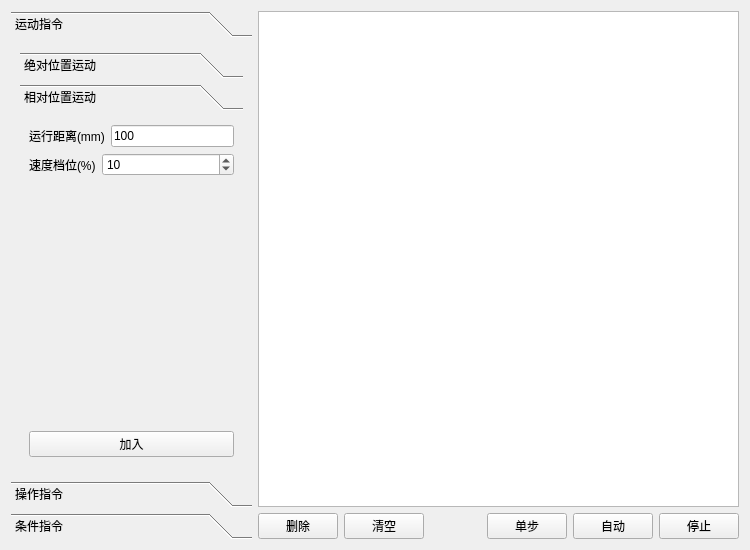
<?xml version="1.0" encoding="UTF-8"?>
<ui version="4.0">
 <class>Form</class>
 <widget class="QWidget" name="Form">
  <property name="geometry">
   <rect>
    <x>0</x>
    <y>0</y>
    <width>750</width>
    <height>550</height>
   </rect>
  </property>
  <property name="windowTitle">
   <string>Form</string>
  </property>
  <layout class="QHBoxLayout" name="horizontalLayout_6" stretch="1,2">
   <item>
    <widget class="QToolBox" name="parentToolBox">
     <property name="currentIndex">
      <number>0</number>
     </property>
     <widget class="QWidget" name="movePage">
      <property name="geometry">
       <rect>
        <x>0</x>
        <y>0</y>
        <width>242</width>
        <height>454</height>
       </rect>
      </property>
      <attribute name="label">
       <string>运动指令</string>
      </attribute>
      <layout class="QVBoxLayout" name="verticalLayout">
       <item>
        <widget class="QToolBox" name="moveToolBox">
         <property name="currentIndex">
          <number>1</number>
         </property>
         <widget class="QWidget" name="absPage">
          <property name="geometry">
           <rect>
            <x>0</x>
            <y>0</y>
            <width>224</width>
            <height>384</height>
           </rect>
          </property>
          <attribute name="label">
           <string>绝对位置运动</string>
          </attribute>
          <layout class="QVBoxLayout" name="verticalLayout_3">
           <item>
            <layout class="QVBoxLayout" name="verticalLayout_2">
             <item>
              <layout class="QHBoxLayout" name="horizontalLayout_3" stretch="0,1">
               <item>
                <widget class="QLabel" name="label">
                 <property name="text">
                  <string>运行距离(mm)</string>
                 </property>
                </widget>
               </item>
               <item>
                <widget class="QLineEdit" name="absMoveDistance">
                 <property name="text">
                  <string>100</string>
                 </property>
                </widget>
               </item>
              </layout>
             </item>
             <item>
              <layout class="QHBoxLayout" name="horizontalLayout_2" stretch="0,1">
               <item>
                <widget class="QLabel" name="label_2">
                 <property name="text">
                  <string>速度档位(%)</string>
                 </property>
                </widget>
               </item>
               <item>
                <widget class="QSpinBox" name="absRunSpd">
                 <property name="minimum">
                  <number>1</number>
                 </property>
                 <property name="maximum">
                  <number>100</number>
                 </property>
                 <property name="value">
                  <number>20</number>
                 </property>
                </widget>
               </item>
              </layout>
             </item>
            </layout>
           </item>
           <item>
            <spacer name="verticalSpacer">
             <property name="orientation">
              <enum>Qt::Vertical</enum>
             </property>
             <property name="sizeHint" stdset="0">
              <size>
               <width>20</width>
               <height>305</height>
              </size>
             </property>
            </spacer>
           </item>
           <item>
            <widget class="QPushButton" name="absAddBtn">
             <property name="text">
              <string>加入</string>
             </property>
            </widget>
           </item>
          </layout>
         </widget>
         <widget class="QWidget" name="relatPage">
          <property name="geometry">
           <rect>
            <x>0</x>
            <y>0</y>
            <width>224</width>
            <height>384</height>
           </rect>
          </property>
          <attribute name="label">
           <string>相对位置运动</string>
          </attribute>
          <layout class="QVBoxLayout" name="verticalLayout_4">
           <item>
            <layout class="QHBoxLayout" name="horizontalLayout_5" stretch="0,1">
             <item>
              <widget class="QLabel" name="label_4">
               <property name="text">
                <string>运行距离(mm)</string>
               </property>
              </widget>
             </item>
             <item>
              <widget class="QLineEdit" name="relMoveDistance">
               <property name="text">
                <string>100</string>
               </property>
              </widget>
             </item>
            </layout>
           </item>
           <item>
            <layout class="QHBoxLayout" name="horizontalLayout_4" stretch="0,1">
             <item>
              <widget class="QLabel" name="label_3">
               <property name="text">
                <string>速度档位(%)</string>
               </property>
              </widget>
             </item>
             <item>
              <widget class="QSpinBox" name="relRunSpd">
               <property name="minimum">
                <number>1</number>
               </property>
               <property name="maximum">
                <number>100</number>
               </property>
               <property name="singleStep">
                <number>1</number>
               </property>
               <property name="value">
                <number>10</number>
               </property>
              </widget>
             </item>
            </layout>
           </item>
           <item>
            <spacer name="verticalSpacer_2">
             <property name="orientation">
              <enum>Qt::Vertical</enum>
             </property>
             <property name="sizeHint" stdset="0">
              <size>
               <width>20</width>
               <height>307</height>
              </size>
             </property>
            </spacer>
           </item>
           <item>
            <widget class="QPushButton" name="relaAddBtn">
             <property name="text">
              <string>加入</string>
             </property>
            </widget>
           </item>
          </layout>
         </widget>
        </widget>
       </item>
      </layout>
     </widget>
     <widget class="QWidget" name="operatePage">
      <property name="geometry">
       <rect>
        <x>0</x>
        <y>0</y>
        <width>242</width>
        <height>454</height>
       </rect>
      </property>
      <attribute name="label">
       <string>操作指令</string>
      </attribute>
     </widget>
     <widget class="QWidget" name="conditionPage">
      <property name="geometry">
       <rect>
        <x>0</x>
        <y>0</y>
        <width>242</width>
        <height>454</height>
       </rect>
      </property>
      <attribute name="label">
       <string>条件指令</string>
      </attribute>
     </widget>
    </widget>
   </item>
   <item>
    <layout class="QVBoxLayout" name="verticalLayout_5">
     <item>
      <widget class="QTableView" name="tableView">
       <property name="mouseTracking">
        <bool>false</bool>
       </property>
       <property name="selectionBehavior">
        <enum>QAbstractItemView::SelectRows</enum>
       </property>
      </widget>
     </item>
     <item>
      <layout class="QHBoxLayout" name="horizontalLayout">
       <item>
        <widget class="QPushButton" name="deleteBtn">
         <property name="text">
          <string>删除</string>
         </property>
        </widget>
       </item>
       <item>
        <widget class="QPushButton" name="resetBtn">
         <property name="text">
          <string>清空</string>
         </property>
        </widget>
       </item>
       <item>
        <spacer name="horizontalSpacer">
         <property name="orientation">
          <enum>Qt::Horizontal</enum>
         </property>
         <property name="sizeHint" stdset="0">
          <size>
           <width>40</width>
           <height>20</height>
          </size>
         </property>
        </spacer>
       </item>
       <item>
        <widget class="QPushButton" name="stepAct">
         <property name="text">
          <string>单步</string>
         </property>
        </widget>
       </item>
       <item>
        <widget class="QPushButton" name="autoAct">
         <property name="text">
          <string>自动</string>
         </property>
        </widget>
       </item>
       <item>
        <widget class="QPushButton" name="stopAct">
         <property name="text">
          <string>停止</string>
         </property>
        </widget>
       </item>
      </layout>
     </item>
    </layout>
   </item>
  </layout>
 </widget>
 <resources/>
 <connections/>
</ui>
